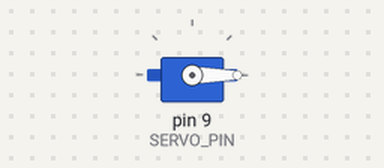
The sketch below on a simulated Arduino Uno, built with avr-gcc and run on an emulated ATmega328P. On the bench: servo.

Above: at 0.05 s.
At 1.5 s:
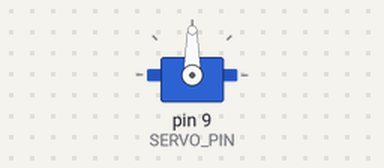
At 3.0 s:
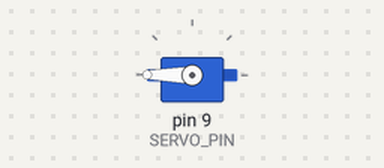
Timing chart, 0 to 6.9 s (numbered marks = the images above):
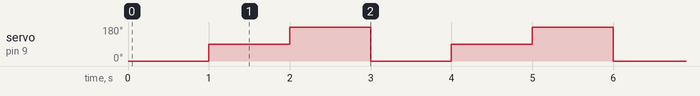

Measured:
- by itself, servo on pin 9 (SERVO_PIN): repeats every 3.0 s: 180° 1.0 s, 0° 1.0 s, 90° 1.0 s

The sketch:

Experimento02.01_SUPER.ino
```cpp
// Projeto: SUPER - Projeto para Educação e Pesquisa 2023
// Task: WP3-CETELI-3-IoT
// Instrutor: Andrey Bessa

#include <Servo.h>

// Definindo o pino para o servo motor
#define SERVO_PIN 9

// Criando uma instância do objeto Servo para controlar o servo motor
Servo servoMotor;

void setup() {
  // Anexando o servo motor ao pino correspondente
  servoMotor.attach(SERVO_PIN);
}

void loop() {
  // Movendo o servo motor para a posição inicial (0 graus)
  servoMotor.write(0);
  delay(1000); // Aguarda 1 segundo

  // Movendo o servo motor para uma posição intermediária (90 graus)
  servoMotor.write(90);
  delay(1000); // Aguarda 1 segundo

  // Movendo o servo motor para a posição final (180 graus)
  servoMotor.write(180);
  delay(1000); // Aguarda 1 segundo
}
```
